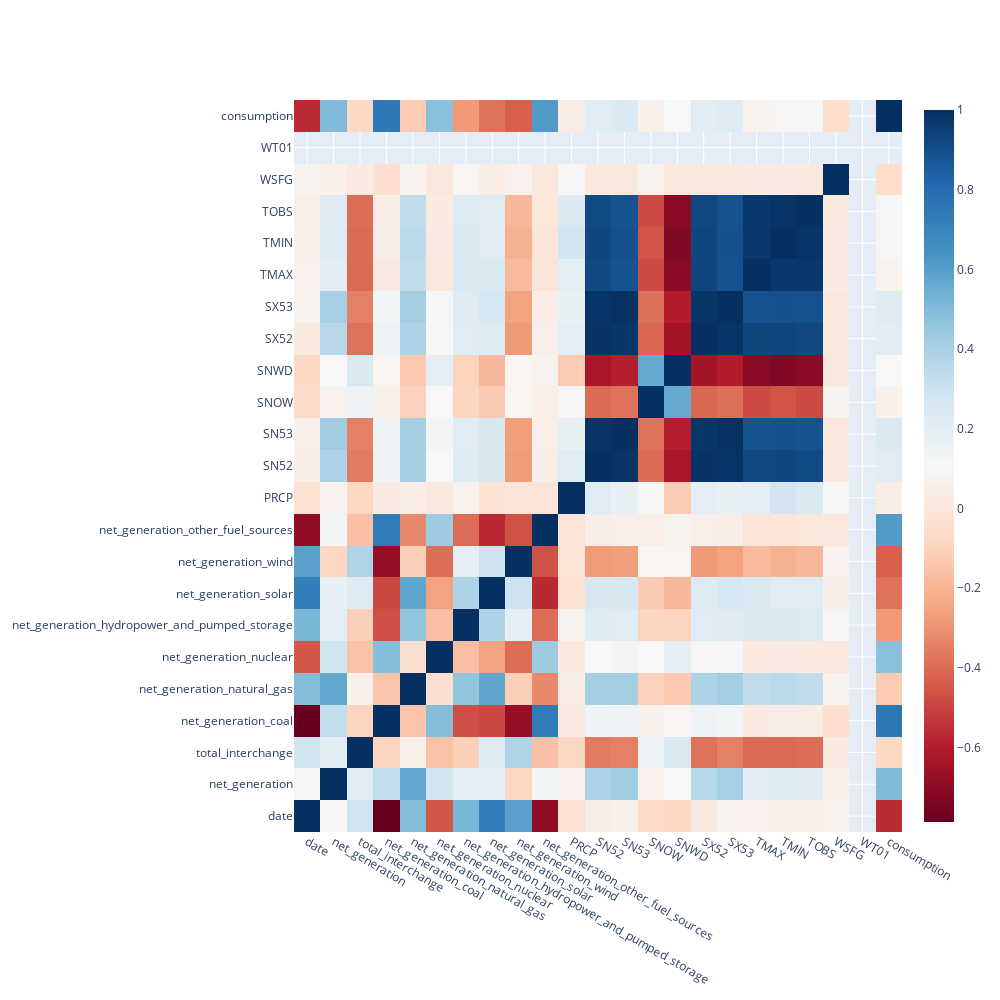

The notebook cell this image was saved under:
### Code cell
corr_matrix = data.corr()
go.Figure(go.Heatmap(
    z=corr_matrix,
    x=corr_matrix.columns,
    y=corr_matrix.columns,
    colorscale=px.colors.diverging.RdBu
)).update_layout(
    width=1000,
    height=1000
)

### Figure 1 — Plotly figure (JSON) as saved in the notebook; plotly's stock layout.template omitted (floating-point values rounded to 4 significant figures; data arrays with more than 128 entries replaced by an {"elided": "..."} marker saying what was removed)
{"data": [{"colorscale": [[0, "rgb(103,0,31)"], [0.1, "rgb(178,24,43)"], [0.2, "rgb(214,96,77)"], [0.3, "rgb(244,165,130)"], [0.4, "rgb(253,219,199)"], [0.5, "rgb(247,247,247)"], [0.6, "rgb(209,229,240)"], [0.7, "rgb(146,197,222)"], [0.8, "rgb(67,147,195)"], [0.9, "rgb(33,102,172)"], [1, "rgb(5,48,97)"]], "type": "heatmap", "x": ["date", "net_generation", "total_interchange", "net_generation_coal", "net_generation_natural_gas", "net_generation_nuclear", "net_generation_hydropower_and_pumped_storage", "net_generation_solar", "net_generation_wind", "net_generation_other_fuel_sources", "PRCP", "SN52", "SN53", "SNOW", "SNWD", "SX52", "SX53", "TMAX", "TMIN", "TOBS", "WSFG", "WT01", "consumption"], "y": ["date", "net_generation", "total_interchange", "net_generation_coal", "net_generation_natural_gas", "net_generation_nuclear", "net_generation_hydropower_and_pumped_storage", "net_generation_solar", "net_generation_wind", "net_generation_other_fuel_sources", "PRCP", "SN52", "SN53", "SNOW", "SNWD", "SX52", "SX53", "TMAX", "TMIN", "TOBS", "WSFG", "WT01", "consumption"], "z": {"elided": "23x23 float values"}}], "layout": {"height": 1000, "width": 1000, "xaxis": {"autorange": true, "range": [-0.5, 22.5], "type": "category"}, "yaxis": {"autorange": true, "range": [-0.5, 22.5], "type": "category"}}}
